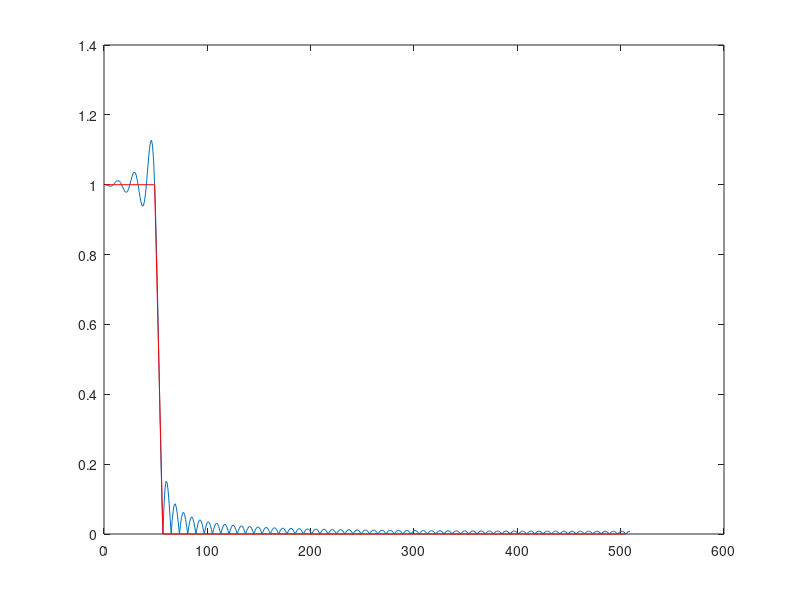
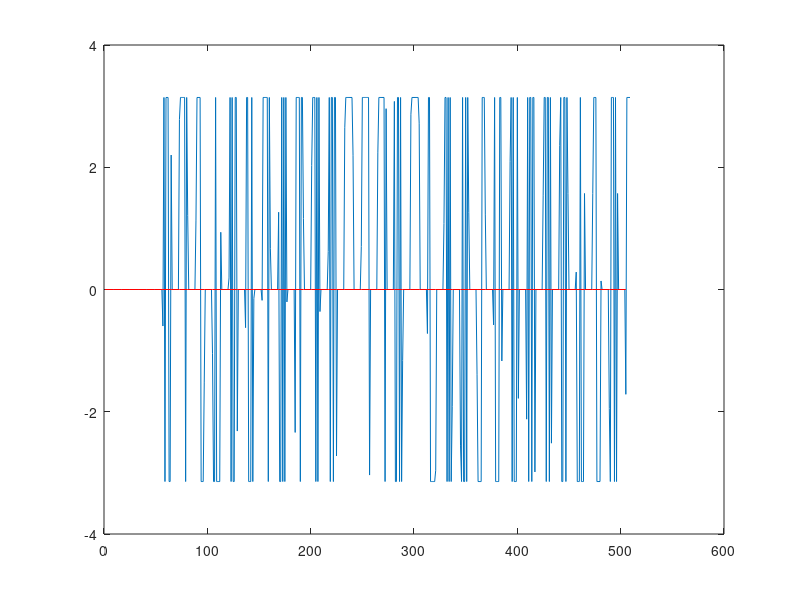

Write MATLAB code to recreate these figures, in order.
H127=zeros(1,127);
H127(1:7)=1;
H127(127:-1:127-5)=1;
h127=real(ifft(H127))
h=h127;

h1016=[h(1:64), zeros(1,1016-127),h(65:127)]
H1016=fft(h1016);
plot(1:509,abs(H1016(1:509)));
hold on
plot(1:8:509, abs(H1016(1:8:509)),'r');

figure(2);
plot(1:509,angle(H1016(1:509)));
hold on
plot(1:8:509,angle(H1016(1:8:509)).*abs(H1016(1:8:509)),'r');
